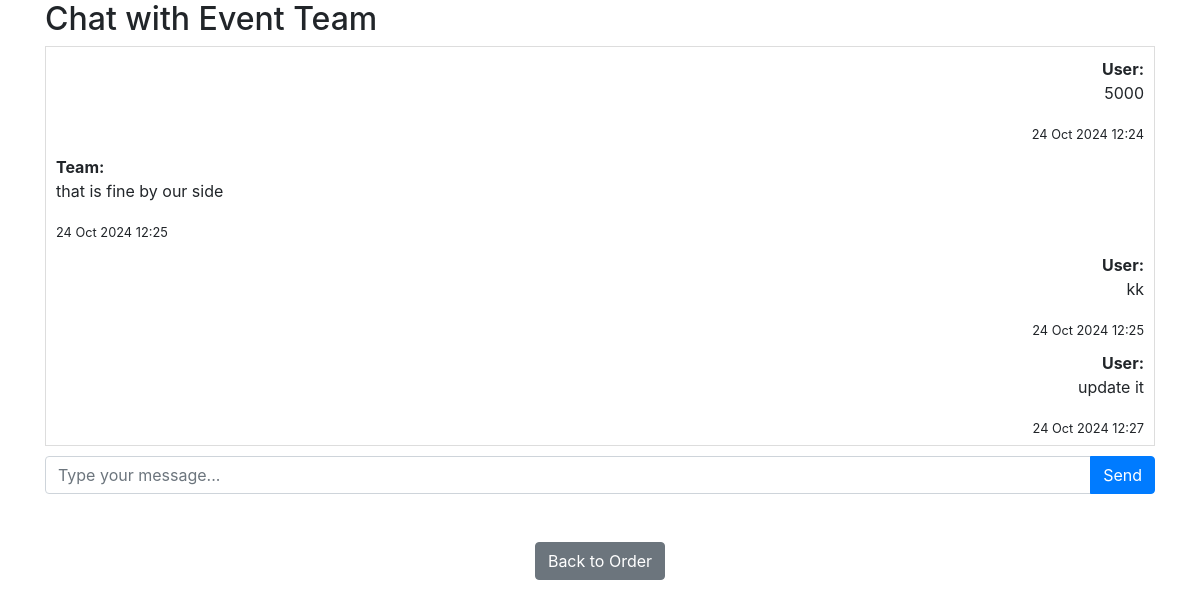
The page /chat.php?booking_id=22&team_id=10 (signed in) on the database its author committed.
### tables this page shows
CREATE TABLE `chats` (
  `chat_id` int(11) NOT NULL,
  `booking_id` int(11) DEFAULT NULL,
  `user_id` int(11) DEFAULT NULL,
  `team_id` int(11) DEFAULT NULL,
  `message` text DEFAULT NULL,
  `sender` enum('User','Team') DEFAULT NULL,
  `created_at` timestamp NOT NULL DEFAULT current_timestamp()
);

### chat.php (the view, shortened to what this page needs)
<?php
require_once 'includes/db_connect.php';
$teamId = isset($_GET['team_id']) ? intval($_GET['team_id']) : 0;
$bookingId = isset($_GET['booking_id']) ? intval($_GET['booking_id']) : 0;
$stmt = $conn->prepare("
    SELECT message, sender, created_at
    FROM chats
    WHERE booking_id = ?
    ORDER BY created_at ASC
");
$stmt->bind_param("i", $bookingId);
$stmt->execute();
$messages = $stmt->get_result();
?>
<!DOCTYPE html>
<html lang="en">
<head>
    <link rel="stylesheet" href="css/bootstrap.css">
</head>
<body>
    <div class="container">
        <h2>Chat with Event Team</h2>
        <div class="chat-box">
            <?php while ($row = $messages->fetch_assoc()): ?>
                <div class="chat-message <?php echo ($row['sender'] == 'User') ? 'user-message' : 'team-message'; ?>">
                    <strong><?php echo $row['sender']; ?>:</strong>
                    <p><?php echo htmlspecialchars($row['message']); ?></p>
                    <small><?php echo date('d M Y H:i', strtotime($row['created_at'])); ?></small>
                </div>
            <?php endwhile; ?>
        </div>
        <form method="POST" action="chat.php?booking_id=<?php echo $bookingId; ?>&team_id=<?php echo $teamId; ?>" class="message-input">
            <div class="input-group">
                <input type="text" name="message" class="form-control" placeholder="Type your message..." required>
                <div class="input-group-append">
                    <button type="submit" class="btn btn-primary">Send</button>
                </div>
            </div>
        </form>
    </div>
    <br><br>
     <div class="back-to-order">
           <center> <a href="user_orders.php" class="btn btn-secondary">Back to Order</a></center>
        </div>
</body>
</html>

### chat.php (style rules this page uses)
.chat-box { border: 1px solid #ddd; padding: 10px; height: 400px; overflow-y: scroll; }
.chat-message { margin-bottom: 10px; }
.user-message { text-align: right; }
.team-message { text-align: left; }
.message-input { margin-top: 10px; }

### rows shown on the page
chats: sender "User", message "5000", created_at "24 Oct 2024 12:24"
chats: sender "Team", message "that is fine by our side", created_at "24 Oct 2024 12:25"
chats: sender "User", message "kk", created_at "24 Oct 2024 12:25"
chats: sender "User", message "update it", created_at "24 Oct 2024 12:27"
